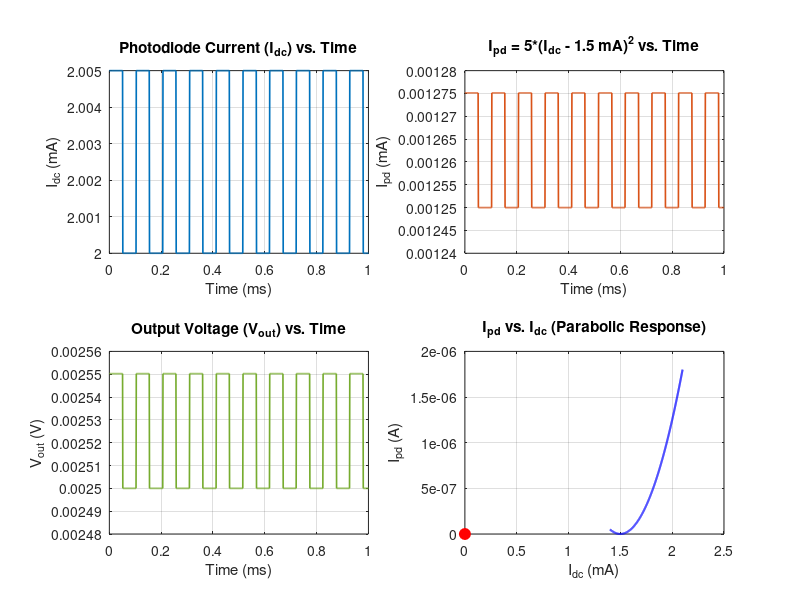

The MATLAB script that drew this image: (Note: this script raises an error after producing the figure.)
%%%%%%%%%%%%%%%%%%%%%%%%%%%%%%%%%%%%%%%%%%%%%%%%%%%%%%%%%%%%%%%%%%%%%%%%%%%
% MATLAB Script: Animated Coarse and Fine Tuning for CSAC Parabolic Response
% with Skipped Iteration Plot of (x1, x2)
%%%%%%%%%%%%%%%%%%%%%%%%%%%%%%%%%%%%%%%%%%%%%%%%%%%%%%%%%%%%%%%%%%%%%%%%%%%

clear; clc; close all;

%% 1. Generate the CSAC Signals
Fs       = 1e6;          % Sampling frequency: 1 MHz
Tend     = 1e-3;         % End time = 1 ms
t        = 0:1/Fs:Tend;  % Time vector

f_square = 9.7e3;        % Square wave frequency = 9.7 kHz
Iac_amp  = 5e-6;         % Square wave amplitude = 5 µA
Idc_off  = 2e-3;         % DC offset = 2 mA

% Generate square wave (from 0 to 5 µA)
sq_raw   = square(2*pi*f_square*t);  % -1 to +1
sq_shift = (sq_raw + 1)/2;           % shift to 0..1
Iac      = Iac_amp * sq_shift;       % 0..5 µA
Idc      = Idc_off + Iac;           % total current

% Compute Ipd and V_out
Ipd_func = @(I) 5*(I - 1.5e-3).^2;
Ipd = Ipd_func(Idc);
V_out = 2000 * Ipd;

%% 2. Create 4 Subplots: (Idc, Ipd, V_out vs time) + (Ipd vs Idc)
figure('Color','w','Position',[50 50 1200 800]);

subplot(2,2,1);
plot(t*1e3, Idc*1e3, 'LineWidth',1.2);
xlabel('Time (ms)'); ylabel('I_{dc} (mA)');
title('Photodiode Current (I_{dc}) vs. Time');
grid on;

subplot(2,2,2);
plot(t*1e3, Ipd*1e3, 'LineWidth',1.2, 'Color',[0.8500 0.3250 0.0980]);
xlabel('Time (ms)'); ylabel('I_{pd} (mA)');
title('I_{pd} = 5*(I_{dc} - 1.5 mA)^2 vs. Time');
grid on;

subplot(2,2,3);
plot(t*1e3, V_out, 'LineWidth',1.2, 'Color',[0.4660 0.6740 0.1880]);
xlabel('Time (ms)'); ylabel('V_{out} (V)');
title('Output Voltage (V_{out}) vs. Time');
grid on;

subplot(2,2,4);
Idc_range = linspace(1.4e-3,2.1e-3,1000);
Ipd_range = Ipd_func(Idc_range);
plot(Idc_range*1e3, Ipd_range, 'b','LineWidth',1.5); hold on;
plot(0,0,'ro','MarkerSize',8,'MarkerFaceColor','r');  % placeholder
xlabel('I_{dc} (mA)'); ylabel('I_{pd} (A)');
title('I_{pd} vs. I_{dc} (Parabolic Response)');
grid on;

sgtitle('CSAC Signal Analysis and Parabolic Response');

%% 3. Coarse Tuning (Two-Point Method)
x1_initial   = 2e-3;          % from square wave
x2_initial   = 2e-3 + 5e-6;   % 5 µA higher
coarse_step  = 12e-6;         % 12 µA step
x1 = x1_initial;
x2 = x2_initial;

y1 = Ipd_func(x1);
y2 = Ipd_func(x2);

% Determine which side based on ordering
if y1 > y2
    side = 'left';   % on left side => need to shift right
else
    side = 'right';  % on right side => shift left
end

fprintf('--- Coarse Tuning Start ---\n');
fprintf('Initial: x1=%.6e A, x2=%.6e A, y1=%.3e, y2=%.3e, side=%s\n',...
    x1, x2, y1, y2, side);

% Store iteration history for x1, x2, y1, y2
history_x1_coarse = [];
history_x2_coarse = [];
history_y1_coarse = [];
history_y2_coarse = [];

% Record the initial state
history_x1_coarse(end+1) = x1;
history_x2_coarse(end+1) = x2;
history_y1_coarse(end+1) = y1;
history_y2_coarse(end+1) = y2;

% Animation
figure('Color','w','Position',[100 100 900 600]);
hCurve = plot(Idc_range*1e3, Ipd_range, 'b', 'LineWidth',1.5); hold on;
hCoarsePts = plot([x1,x2]*1e3, [y1,y2], 'ro','MarkerSize',8,'MarkerFaceColor','r');
xlabel('I_{dc} (mA)'); ylabel('I_{pd} (A)');
title('Coarse Tuning on Parabolic Response');
legend('Ipd = 5*(I_{dc}-1.5e^{-3})^2','Operating Points','Location','NorthWest');
grid on;

iter = 0; 
max_iter = 1000;
pause_duration = 0.1;

while iter < max_iter
    if strcmp(side,'left') && (y1 > y2)
        x1 = x1 + coarse_step;
        x2 = x2 + coarse_step;
    elseif strcmp(side,'right') && (y1 < y2)
        x1 = x1 - coarse_step;
        x2 = x2 - coarse_step;
    else
        % The ordering reversed => done
        break;
    end
    
    y1 = Ipd_func(x1);
    y2 = Ipd_func(x2);
    iter = iter + 1;
    
    % Record iteration
    history_x1_coarse(end+1) = x1;
    history_x2_coarse(end+1) = x2;
    history_y1_coarse(end+1) = y1;
    history_y2_coarse(end+1) = y2;
    
    fprintf('Coarse Iter %d: x1=%.6e, x2=%.6e, y1=%.3e, y2=%.3e\n',...
        iter, x1, x2, y1, y2);
    
    set(hCoarsePts, 'XData', [x1, x2]*1e3, 'YData', [y1, y2]);
    drawnow; pause(pause_duration);
end

fprintf('Final Coarse Operating Point:\n');
fprintf('x1=%.6e A, x2=%.6e A, y1=%.3e, y2=%.3e\n\n', x1, x2, y1, y2);

%% 4. Fine Tuning (Two-Point Method)
fine_step = 100e-9;
if strcmp(side,'left')
    x2_fine = x1 + fine_step;   % shift right if on left side
else
    x2_fine = x1 - fine_step;   % shift left if on right side
end

y1 = Ipd_func(x1);
y2 = Ipd_func(x2_fine);

fprintf('--- Fine Tuning Start ---\n');
fprintf('Initial Fine: x1=%.6e, x2=%.6e, y1=%.3e, y2=%.3e, side=%s\n',...
    x1, x2_fine, y1, y2, side);

% Store iteration history for x1, x2, y1, y2 in fine stage
history_x1_fine = [];
history_x2_fine = [];
history_y1_fine = [];
history_y2_fine = [];

% Record initial fine iteration
history_x1_fine(end+1) = x1;
history_x2_fine(end+1) = x2_fine;
history_y1_fine(end+1) = y1;
history_y2_fine(end+1) = y2;

initialSign = sign(y1 - y2);

figure('Color','w','Position',[200 200 900 600]);
hCurveFine = plot(Idc_range*1e3, Ipd_range, 'b','LineWidth',1.5); hold on;
hFinePts = plot([x1,x2_fine]*1e3, [y1,y2], 'ro','MarkerSize',10,'MarkerFaceColor','r');
xlabel('I_{dc} (mA)'); ylabel('I_{pd} (A)');
title('Fine Tuning on Parabolic Response (Zoomed)');
grid on;
xlim([1.49e-3*1e3, 1.51e-3*1e3]);
ylim([-1e-10, 1e-9]);

fine_iter = 0; 
max_fine_iter = 1000;
fine_pause = 0.05;

while fine_iter < max_fine_iter
    if strcmp(side,'left')
        x1 = x1 - fine_step;    % shifting further right on the parabola
        x2_fine = x2_fine - fine_step;
    else
        x1 = x1 + fine_step;
        x2_fine = x2_fine + fine_step;
    end
    
    y1 = Ipd_func(x1);
    y2 = Ipd_func(x2_fine);
    newSign = sign(y1 - y2);
    
    fine_iter = fine_iter + 1;
    
    % Record iteration
    history_x1_fine(end+1) = x1;
    history_x2_fine(end+1) = x2_fine;
    history_y1_fine(end+1) = y1;
    history_y2_fine(end+1) = y2;
    
    fprintf('Fine Iter %d: x1=%.6e, x2=%.6e, y1=%.3e, y2=%.3e\n',...
        fine_iter, x1, x2_fine, y1, y2);
    
    set(hFinePts, 'XData', [x1, x2_fine]*1e3, 'YData', [y1, y2]);
    drawnow; pause(fine_pause);
    
    if newSign ~= 0 && newSign ~= initialSign
        break;
    end
end

fprintf('Final Fine-Tuned Points:\n');
fprintf('x1=%.6e, x2=%.6e, y1=%.3e, y2=%.3e\n\n', x1, x2_fine, y1, y2);

%% 5. Combine Coarse + Fine Histories, Then Skip Every Other Iteration
%%%%%%%%%%%%%%%%%%%%%%%%%%%%%%%%%%%%%%%%%%%%%%%%%%%%%%%%%%%%%%%%%%%%%%%%%%%
% Example: Merge Coarse+Fine x1 Iterations into a Continuous Staircase,
%          Then Add a 30 kHz Square Wave (Piecewise Amplitude)
%%%%%%%%%%%%%%%%%%%%%%%%%%%%%%%%%%%%%%%%%%%%%%%%%%%%%%%%%%%%%%%%%%%%%%%%%%%

%% Suppose you already have these arrays from your coarse/fine routine:
%   history_x1_coarse, history_x2_coarse, history_y1_coarse, history_y2_coarse
%   history_x1_fine,   history_x2_fine,   history_y1_fine,   history_y2_fine
%
% For this demo, let's create some fake data that simulates your final step points.

% -- FAKE Coarse Data (stepping from 2.0 mA down to 1.5 mA in ~12 µA steps) --
history_x1_coarse = linspace(2.0e-3, 1.5e-3, 10);  % 10 steps
% -- FAKE Fine Data (stepping from 1.5 mA up in 100 nA increments) --
history_x1_fine   = 1.5e-3 + (0:5)*100e-9;         % 6 steps

% Merge them
history_x1 = [history_x1_coarse, history_x1_fine(2:end)];
N = length(history_x1);

%% 2. Assign times to each iteration in a simple manner
%    For demonstration, let's say each iteration lasts 10 us (just an example).
T_iter = 10e-6; 
iteration_t = (0:N-1) * T_iter;   % iteration_t(1) = 0, iteration_t(2) = 10 us, etc.

% Build step times: each iteration is held until the next iteration changes it.
% So we get (2*N) - 1 points for a step plot.
step_time = zeros(1, 2*N - 1);
step_x1   = zeros(1, 2*N - 1);

% First point
step_time(1) = iteration_t(1);
step_x1(1)   = history_x1(1);

for i = 2:N
    step_time(2*i - 2) = iteration_t(i);
    step_x1(2*i - 2)   = history_x1(i-1);
    
    step_time(2*i - 1) = iteration_t(i);
    step_x1(2*i - 1)   = history_x1(i);
end

%% 3. Build a Fine Time Axis (Continuous) for Plotting
%    We'll sample at 1 MHz from 0 to step_time(end).
Fs = 1e6;  % 1 MHz
t_end = step_time(end);
t_fine = 0 : 1/Fs : t_end;

%% 4. Convert the Discrete Step Plot into a Continuous Staircase
% Ensure step_time is strictly increasing
[step_time, unique_idx] = unique(step_time, 'stable'); 
step_x1 = step_x1(unique_idx); % Keep only corresponding unique values

%    Use 'previous' so each step holds until the next iteration time.
x1_staircase = interp1(step_time, step_x1, t_fine, 'previous', 'extrap');

%% 5. Create a 30 kHz Square Wave, with Piecewise Amplitude
f_high = 80e3;                % 30 kHz
sq_base = square(2*pi*f_high * t_fine);  % ±1

% Let's define:
%   - 4 µA amplitude while x1 > 1.5 mA  (coarse region)
%   - 25 nA amplitude once x1 <= 1.5 mA (fine region)
% You can also switch the condition if you prefer "coarse" = x1 >= 1.5 mA, etc.

amp_coarse = 4e-6;    % 4 µA
amp_fine   = 4000e-9;   % 25 nA

% Build amplitude array based on the baseline x1 value at each time:
sq_amp = zeros(size(t_fine));
mask_coarse = (x1_staircase > 1.5e-3);
sq_amp(mask_coarse) = amp_coarse;
sq_amp(~mask_coarse) = amp_fine;

% Final square wave:
sq_wave = sq_base .* sq_amp;

%% 6. Combine the Staircase with the Square Wave
x1_composite = x1_staircase + sq_wave;

%% 7. Plot the Results
figure('Color','w');
hold on; grid on;

% Plot the staircase alone (thick blue)
%plot(t_fine*1e6, x1_staircase*1e3, 'LineWidth',2, 'Color','b');

% Plot the final composite with ripple (thin red)
plot(t_fine*1e6, x1_composite*1e3, 'LineWidth',1.5, 'Color','r');

xlabel('Time (\mus)');
ylabel('I_{dc} (mA)');
title('Staircase + 30 kHz Ripple (Coarse & Fine Regions)');
legend('Staircase Only','Staircase + Ripple','Location','best');

% Zoom in if desired
xlim([0, t_end*1e6]);
ylim([1.45, 2.45]);  % just an example
